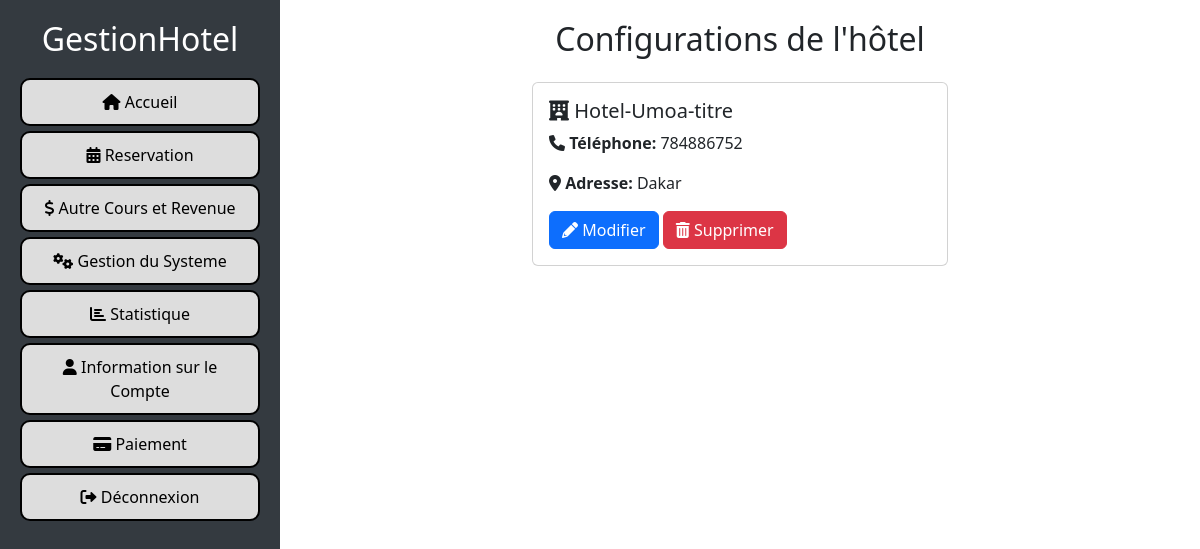
/config/list/ (signed in), run on the app's committed database.
### configuration/models.py (models this page shows, shortened)
class Configuration(models.Model):
    proprietaire = models.ForeignKey(settings.AUTH_USER_MODEL, on_delete=models.CASCADE, null=True)
    nom = models.CharField(max_length=100)
    telephone = models.CharField(max_length=100, blank=True)
    adresse = models.CharField(max_length=200, blank=True)
    date_ajout = models.DateField(auto_now=True)

### configuration/views.py (the view)
# urls.py: path("list/", ListConfig.as_view(), name="list-config"),
class ListConfig(LoginRequiredMixin, ListView):
    template_name = "confighotel/list_config.html"
    def get_queryset(self):
        return Configuration.objects.filter(proprietaire=self.request.user)
    def get_context_data(self, **kwargs):
        context = super().get_context_data(**kwargs)
        context['has_config'] = Configuration.objects.filter(proprietaire=self.request.user).exists()
        return context

### configuration/context_processors.py (called while the page is built)
def configuration_hotel(request):
    try:
        configuration = Configuration.objects.latest('id')
    except Configuration.DoesNotExist:
        configuration = None
    return {'configuration': configuration}

### configuration/templates/confighotel/list_config.html (shortened to what this page needs)
<!DOCTYPE html>
<html>
<head>
    <link rel="stylesheet" href="https://stackpath.bootstrapcdn.com/bootstrap/4.5.2/css/bootstrap.min.css">
    <link rel="stylesheet" href="https://cdnjs.cloudflare.com/ajax/libs/font-awesome/5.15.4/css/all.min.css">
</head>
<body>
    {% include 'menu.html' %}
    <div id="content">
        <h2 class="text-center">Configurations de l'hôtel</h2>
        <div class="container mt-4">
            <div class="row justify-content-center">
                {% for config in object_list %}
                    <div class="col-md-6 mb-3">
                        <div class="card">
                            <div class="card-body">
                                <h5 class="card-title"><i class="fas fa-hotel"></i> {{ config.nom }}</h5>
                                <p class="card-text"><i class="fas fa-phone"></i> <strong>Téléphone:</strong> {{ config.telephone }}</p>
                                <p class="card-text"><i class="fas fa-map-marker-alt"></i> <strong>Adresse:</strong> {{ config.adresse }}</p>
                                <a href="{% url 'update-config' config.pk %}" class="btn btn-primary">
                                    <i class="fas fa-pencil-alt"></i> Modifier
                                </a>
                                <a href="{% url 'delete-config' config.pk %}" class="btn btn-danger">
                                    <i class="fas fa-trash-alt"></i> Supprimer
                                </a>
                            </div>
                        </div>
                    </div>
                {% endfor %}
            </div>
        </div>
    </div>
</body>
</html>

### configuration/templates/confighotel/list_config.html (style rules this page uses)
body { display: flex; height: 100vh; overflow: hidden; margin: 0; }
#content { width: 83.33%; padding: 20px; overflow-y: auto; }

### data on the page
Configuration: nom "Hotel-Umoa-titre", telephone "784886752", adresse "Dakar"
